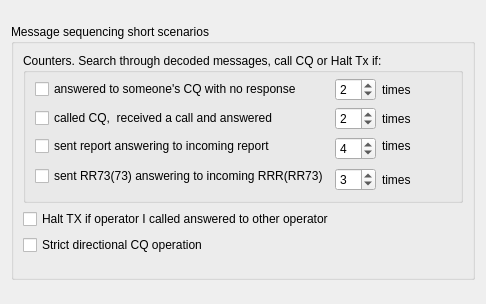
     <widget class="QWidget" name="sequencing_tab">
      <attribute name="title">
       <string>Sequencing</string>
      </attribute>
      <layout class="QGridLayout" name="gridLayout_41">
       <item row="0" column="0">
        <layout class="QVBoxLayout" name="verticalLayout_18">
         <item>
          <spacer name="verticalSpacer_15">
           <property name="orientation">
            <enum>Qt::Vertical</enum>
           </property>
           <property name="sizeType">
            <enum>QSizePolicy::Preferred</enum>
           </property>
           <property name="sizeHint" stdset="0">
            <size>
             <width>13</width>
             <height>13</height>
            </size>
           </property>
          </spacer>
         </item>
         <item>
          <widget class="QGroupBox" name="groupBox_9">
           <property name="title">
            <string>Message sequencing short scenarios</string>
           </property>
           <layout class="QGridLayout" name="gridLayout_40">
            <item row="0" column="0">
             <layout class="QVBoxLayout" name="verticalLayout_15">
              <item>
               <widget class="QGroupBox" name="groupBox_11">
                <property name="toolTip">
                 <string>&lt;html&gt;&lt;head/&gt;&lt;body&gt;&lt;p&gt;AutoSeq 1..3: call CQ when counter is reached. AutoSeq 6/7: search through decoded messages for any valid 'CQ' or '73' message, call CQ if there no such messages found. Halt Tx if Single Shot QSO option is enabled in AutoSeq tab.&lt;/p&gt;&lt;/body&gt;&lt;/html&gt;</string>
                </property>
                <property name="title">
                 <string>Counters. Search through decoded messages, call CQ or Halt Tx if:</string>
                </property>
                <layout class="QGridLayout" name="gridLayout_36">
                 <property name="topMargin">
                  <number>5</number>
                 </property>
                 <item row="0" column="0">
                  <layout class="QHBoxLayout" name="horizontalLayout_37">
                   <item>
                    <layout class="QGridLayout" name="gridLayout_34">
                     <item row="0" column="1">
                      <widget class="QSpinBox" name="sbAnswerCQCounter">
                       <property name="enabled">
                        <bool>true</bool>
                       </property>
                       <property name="minimum">
                        <number>1</number>
                       </property>
                       <property name="maximum">
                        <number>30</number>
                       </property>
                       <property name="value">
                        <number>2</number>
                       </property>
                      </widget>
                     </item>
                     <item row="0" column="2">
                      <widget class="QLabel" name="label_23">
                       <property name="enabled">
                        <bool>true</bool>
                       </property>
                       <property name="text">
                        <string>times</string>
                       </property>
                      </widget>
                     </item>
                     <item row="1" column="0">
                      <widget class="QCheckBox" name="answerInCallCount_checkBox">
                       <property name="enabled">
                        <bool>true</bool>
                       </property>
                       <property name="toolTip">
                        <string/>
                       </property>
                       <property name="text">
                        <string>called CQ,  received a call and answered</string>
                       </property>
                      </widget>
                     </item>
                     <item row="1" column="1">
                      <widget class="QSpinBox" name="sbAnswerInCallCounter">
                       <property name="enabled">
                        <bool>true</bool>
                       </property>
                       <property name="minimum">
                        <number>1</number>
                       </property>
                       <property name="maximum">
                        <number>30</number>
                       </property>
                       <property name="value">
                        <number>2</number>
                       </property>
                      </widget>
                     </item>
                     <item row="1" column="2">
                      <widget class="QLabel" name="label_26">
                       <property name="enabled">
                        <bool>true</bool>
                       </property>
                       <property name="text">
                        <string>times</string>
                       </property>
                      </widget>
                     </item>
                     <item row="2" column="1" rowspan="2">
                      <widget class="QSpinBox" name="sbSentRReportCounter">
                       <property name="enabled">
                        <bool>true</bool>
                       </property>
                       <property name="minimum">
                        <number>1</number>
                       </property>
                       <property name="maximum">
                        <number>30</number>
                       </property>
                       <property name="value">
                        <number>4</number>
                       </property>
                      </widget>
                     </item>
                     <item row="2" column="2">
                      <widget class="QLabel" name="label_27">
                       <property name="enabled">
                        <bool>true</bool>
                       </property>
                       <property name="text">
                        <string>times</string>
                       </property>
                      </widget>
                     </item>
                     <item row="3" column="0" rowspan="2">
                      <widget class="QCheckBox" name="sentRR7373Count_checkBox">
                       <property name="enabled">
                        <bool>true</bool>
                       </property>
                       <property name="text">
                        <string>sent RR73(73) answering to incoming RRR(RR73)</string>
                       </property>
                      </widget>
                     </item>
                     <item row="4" column="1">
                      <widget class="QSpinBox" name="sbSentRR7373Counter">
                       <property name="enabled">
                        <bool>true</bool>
                       </property>
                       <property name="minimum">
                        <number>1</number>
                       </property>
                       <property name="maximum">
                        <number>30</number>
                       </property>
                       <property name="value">
                        <number>3</number>
                       </property>
                      </widget>
                     </item>
                     <item row="4" column="2">
                      <widget class="QLabel" name="label_28">
                       <property name="enabled">
                        <bool>true</bool>
                       </property>
                       <property name="text">
                        <string>times</string>
                       </property>
                      </widget>
                     </item>
                     <item row="0" column="0">
                      <widget class="QCheckBox" name="answerCQCount_checkBox">
                       <property name="enabled">
                        <bool>true</bool>
                       </property>
                       <property name="toolTip">
                        <string/>
                       </property>
                       <property name="text">
                        <string>answered to someone's CQ with no response</string>
                       </property>
                      </widget>
                     </item>
                     <item row="2" column="0">
                      <widget class="QCheckBox" name="sentRReportCount_checkBox">
                       <property name="enabled">
                        <bool>true</bool>
                       </property>
                       <property name="toolTip">
                        <string/>
                       </property>
                       <property name="text">
                        <string>sent report answering to incoming report</string>
                       </property>
                      </widget>
                     </item>
                    </layout>
                   </item>
                   <item>
                    <spacer name="horizontalSpacer_30">
                     <property name="orientation">
                      <enum>Qt::Horizontal</enum>
                     </property>
                     <property name="sizeHint" stdset="0">
                      <size>
                       <width>40</width>
                       <height>20</height>
                      </size>
                     </property>
                    </spacer>
                   </item>
                  </layout>
                 </item>
                </layout>
               </widget>
              </item>
              <item>
               <layout class="QHBoxLayout" name="horizontalLayout_27">
                <item>
                 <layout class="QGridLayout" name="gridLayout_33">
                  <item row="4" column="0">
                   <widget class="QCheckBox" name="haltTxReplyOther_checkBox">
                    <property name="enabled">
                     <bool>true</bool>
                    </property>
                    <property name="toolTip">
                     <string>&lt;html&gt;&lt;head/&gt;&lt;body&gt;&lt;p&gt;This option is being used for non-overlapping spectra scenario. Tx will be halted if spectra have common frequencies with no respect to this setting.&lt;/p&gt;&lt;/body&gt;&lt;/html&gt;</string>
                    </property>
                    <property name="text">
                     <string>Halt TX if operator I called answered to other operator</string>
                    </property>
                   </widget>
                  </item>
                  <item row="5" column="0">
                   <widget class="QCheckBox" name="strictDirCQ_checkBox">
                    <property name="toolTip">
                     <string>&lt;html&gt;&lt;head/&gt;&lt;body&gt;&lt;p&gt;By default autoselection ignoring received/transmitted direction of CQ if there is a valid 'new DXCC' message decoded, either incoming call or selection from decoded CQ/73 messages. This option eliminates 'new DXCC' exception in autoselection for directional CQ processing.&lt;/p&gt;&lt;/body&gt;&lt;/html&gt;</string>
                    </property>
                    <property name="text">
                     <string>Strict directional CQ operation</string>
                    </property>
                   </widget>
                  </item>
                 </layout>
                </item>
                <item>
                 <spacer name="horizontalSpacer_17">
                  <property name="orientation">
                   <enum>Qt::Horizontal</enum>
                  </property>
                  <property name="sizeHint" stdset="0">
                   <size>
                    <width>13</width>
                    <height>20</height>
                   </size>
                  </property>
                 </spacer>
                </item>
               </layout>
              </item>
              <item>
               <spacer name="verticalSpacer_18">
                <property name="orientation">
                 <enum>Qt::Vertical</enum>
                </property>
                <property name="sizeHint" stdset="0">
                 <size>
                  <width>13</width>
                  <height>13</height>
                 </size>
                </property>
               </spacer>
              </item>
             </layout>
            </item>
           </layout>
          </widget>
         </item>
         <item>
          <spacer name="verticalSpacer_11">
           <property name="orientation">
            <enum>Qt::Vertical</enum>
           </property>
           <property name="sizeHint" stdset="0">
            <size>
             <width>13</width>
             <height>13</height>
            </size>
           </property>
          </spacer>
         </item>
        </layout>
       </item>
      </layout>
     </widget>
